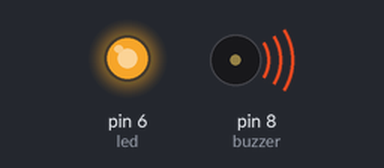
Bench run of a sketch on a simulated Arduino Uno, built with avr-gcc and run on an emulated ATmega328P. Parts: output pins drawn as LEDs (lit = HIGH), buzzer (waves = sounding).

Above: at 2.37 s.
Timing chart, 0 to 37.5 s (numbered marks = the images above):
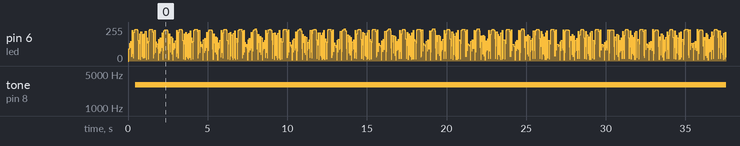

Measured:
- by itself, tone on pin 8 (buzzer): silent → 2999 Hz at 0.46 s

The sketch:

buzzer_with_led.ino
```cpp
int led = 6;
float sinVal;
int toneVal;
int buzzer=8;

void setup() {
  pinMode(led,OUTPUT);
  pinMode(buzzer,INPUT);
}

void loop() {
  for (int x=0;x<180;x++){
    sinVal=sin(x*(3.1412/180));
    toneVal=2000 + int(sinVal*1000);
    tone(buzzer,toneVal);
    analogWrite(led,((toneVal-2000)*255)/1000);
    delay(5);
    analogWrite(led,0);
  }
}
```
